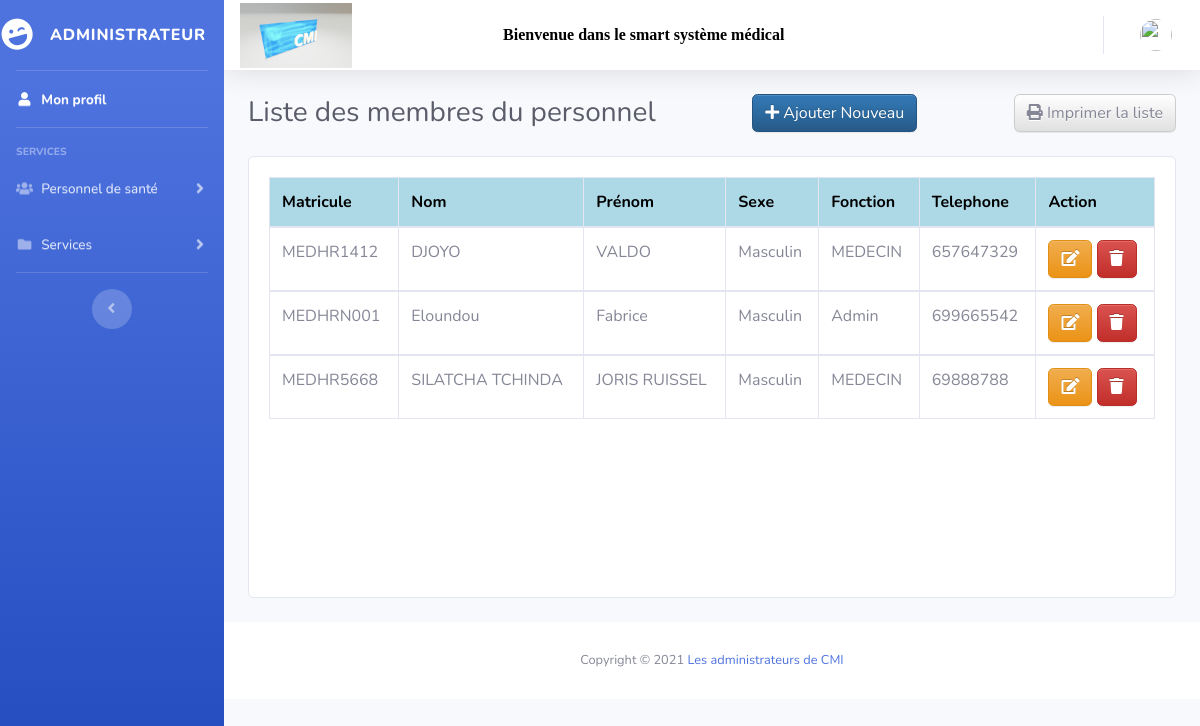
Page /Pages/liste_personnel.php (signed in) on the committed database.
### tables this page shows
CREATE TABLE IF NOT EXISTS `personnel` (
  `matricule_personnel` varchar(10) NOT NULL,
  `nom_personnel` varchar(50) NOT NULL,
  `prenom_personnel` varchar(50) NOT NULL,
  `sexe_personnel` varchar(11) NOT NULL,
  `fonction_personnel` varchar(10) NOT NULL,
  `specialite` varchar(30) NOT NULL DEFAULT 'Generaliste',
  `telephone_personnel` varchar(50) NOT NULL,
  `email_personnel` varchar(50) NOT NULL,
  `photo_personnel` varchar(250) DEFAULT '../assets/image/avatar.jpg',
  `login` varchar(20) NOT NULL,
  `password` varchar(20) NOT NULL,
  PRIMARY KEY (`matricule_personnel`)
);

### Pages/liste_personnel.php (the view, shortened to what this page needs)
<!DOCTYPE html>
<html lang="en">
<head>
  <link href="vendor/fontawesome-free/css/all.min.css" rel="stylesheet" type="text/css">
  <link href="css/sb-admin-2.min.css" rel="stylesheet">
   <link href="../bootstrap/css/bootstrap-theme.min.css" rel="stylesheet">
</head>
<body id="page-top">
  <div id="wrapper">
  <?php
  include('pdo.php');
       if (isset($_SESSION['matricule_personnel'])) {
          include('init/sidebar.php');
        }
        else {include('init/sidebar_adm.php');}
      ?>
    <div id="content-wrapper" class="d-flex flex-column">
      <div id="content">
    <?php include('init/head.php');  ?>
        <div class="container-fluid">
          <div class="d-sm-flex align-items-center justify-content-between mb-4">
            <h1 class="h3 mb-0 text-gray-800">Liste des membres du personnel</h1>
  <a href="ajout_personnel.php" id="b2" <?php if(!isset($_SESSION['matricule'])){ echo 'hidden=';} else{ echo ''; } ?> class="btn btn-primary"> <span class="fas fa-plus"></span> Ajouter Nouveau</a>
            <button class="btn btn-default" id="b1" onclick="window.print()"><span class="fas fa-print"></span> Imprimer la liste</button>
          </div>
          <div class="contain">
              <div class="card mb-4">
                <div class="card-body">
                  <div class="table-responsive" style="height: 400px;">
                   <table class="table table-bordered" id="dataTable" width="100%" cellspacing="0">
                    <thead>
                      <tr>
                        <th>Matricule</th>
                        <th>Nom</th>
                        <th>Prénom</th>
                        <th>Sexe</th>
                        <th>Fonction</th>
                        <th>Telephone</th>
                        <th class="hide" <?php if(!isset($_SESSION['matricule'])){ echo 'hidden=';} else{ echo ''; } ?> >Action</th>
                      </tr>
                    </thead>
                      <?php
                        $liste_membre = $pdo->query('SELECT * FROM personnel ORDER BY nom_personnel');
                        while ($row = $liste_membre->fetch())
                        {?>
                        <tbody>
                          <tr>
                            <td><?php echo $row['matricule_personnel']; ?></td>
                            <td><?php echo $row['nom_personnel']; ?></td>
                            <td><?php echo $row['prenom_personnel']; ?></td>
                            <td><?php echo $row['sexe_personnel'];  ?></td>
                            <td><?php echo $row['fonction_personnel']; ?></td>
                            <td><?php echo $row['telephone_personnel']; ?></td>
                            <td class="hide" <?php if(!isset($_SESSION['matricule'])){ echo 'hidden=';} else{ echo ''; } ?> ><a href="#" class="btn btn-warning"><span class="fas fa-edit"></span> </a>
                            <a href="traitement/trait_supp_pers.php?id=<?php echo $row['matricule_personnel'] ?>" class="btn btn-danger"><span class="fas fa-trash"></span> </a></td>
                          </tr>
                        </tbody>
                          <?php
                        }
                      ?>
                    </table>
                  </div>
                </div>
              </div>
          </div>
      </div>
       <?php include('init/footer.php'); ?>

### Pages/liste_personnel.php (style rules this page uses)
thead { background-color: lightblue; color: black; }

### rows in the picture
personnel: matricule_personnel "MEDHR1412", nom_personnel "DJOYO", prenom_personnel "VALDO", sexe_personnel "Masculin", fonction_personnel "MEDECIN", telephone_personnel "657647329"
personnel: matricule_personnel "MEDHRN001", nom_personnel "Eloundou", prenom_personnel "Fabrice", sexe_personnel "Masculin", fonction_personnel "Admin", telephone_personnel "699665542"
personnel: matricule_personnel "MEDHR5668", nom_personnel "SILATCHA TCHINDA", prenom_personnel "JORIS RUISSEL", sexe_personnel "Masculin", fonction_personnel "MEDECIN", telephone_personnel "69888788"
